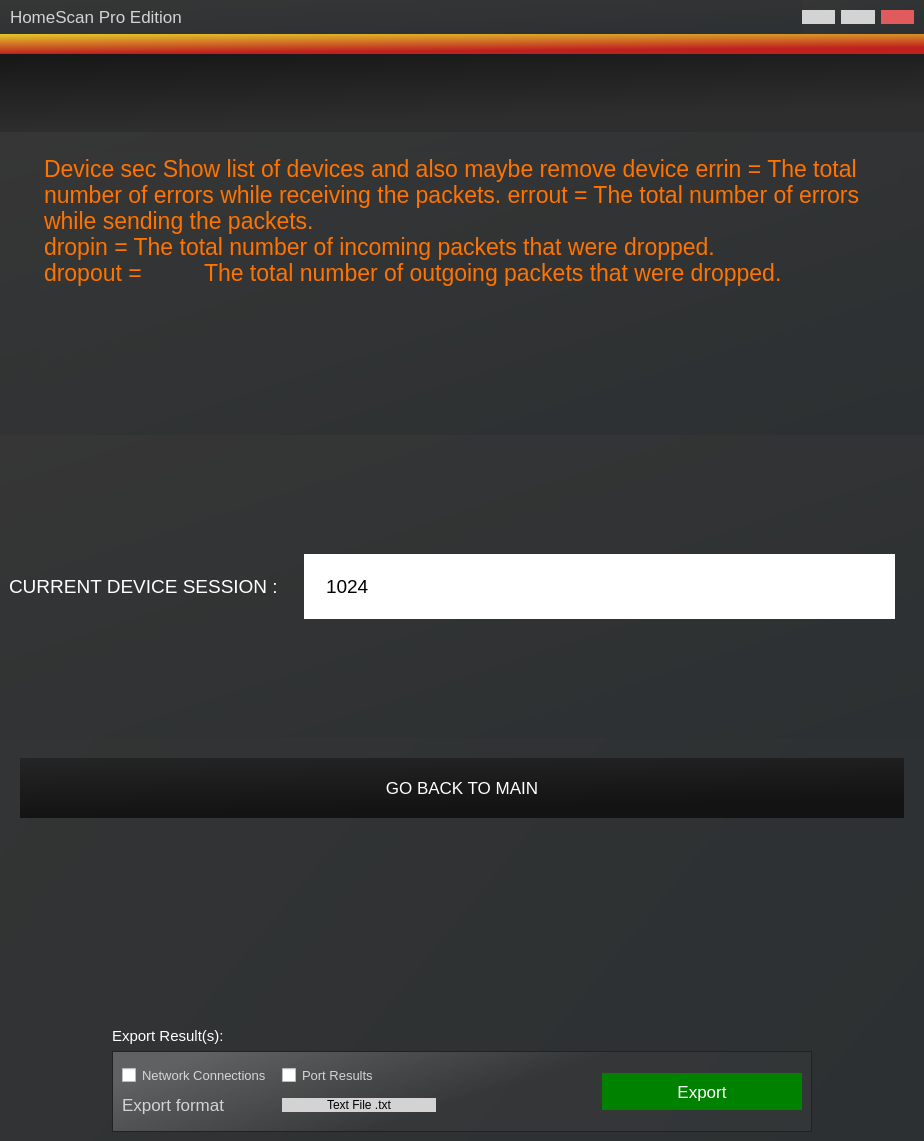
<?xml version="1.0" encoding="UTF-8"?>
<ui version="4.0">
 <class>MainWindow</class>
 <widget class="QMainWindow" name="MainWindow">
  <property name="geometry">
   <rect>
    <x>0</x>
    <y>0</y>
    <width>924</width>
    <height>1141</height>
   </rect>
  </property>
  <property name="windowTitle">
   <string>MainWindow</string>
  </property>
  <property name="styleSheet">
   <string notr="true">border: unset;</string>
  </property>
  <widget class="QWidget" name="app">
   <layout class="QHBoxLayout" name="horizontalLayout">
    <property name="spacing">
     <number>0</number>
    </property>
    <property name="leftMargin">
     <number>0</number>
    </property>
    <property name="topMargin">
     <number>0</number>
    </property>
    <property name="rightMargin">
     <number>0</number>
    </property>
    <property name="bottomMargin">
     <number>0</number>
    </property>
    <item>
     <widget class="QFrame" name="main">
      <property name="styleSheet">
       <string notr="true">background:qlineargradient(spread:pad, x1:0, y1:0, x2:1, y2:1, stop:0 rgba(54, 54, 54, 255), stop:1 rgba(44, 48, 50, 255))</string>
      </property>
      <property name="frameShape">
       <enum>QFrame::StyledPanel</enum>
      </property>
      <property name="frameShadow">
       <enum>QFrame::Raised</enum>
      </property>
      <layout class="QVBoxLayout" name="verticalLayout">
       <property name="spacing">
        <number>0</number>
       </property>
       <property name="leftMargin">
        <number>0</number>
       </property>
       <property name="topMargin">
        <number>0</number>
       </property>
       <property name="rightMargin">
        <number>0</number>
       </property>
       <property name="bottomMargin">
        <number>0</number>
       </property>
       <item>
        <widget class="QFrame" name="name_and_tabs">
         <property name="enabled">
          <bool>true</bool>
         </property>
         <property name="maximumSize">
          <size>
           <width>16777215</width>
           <height>34</height>
          </size>
         </property>
         <property name="styleSheet">
          <string notr="true"/>
         </property>
         <property name="frameShape">
          <enum>QFrame::StyledPanel</enum>
         </property>
         <property name="frameShadow">
          <enum>QFrame::Raised</enum>
         </property>
         <layout class="QHBoxLayout" name="horizontalLayout_7">
          <property name="leftMargin">
           <number>0</number>
          </property>
          <property name="topMargin">
           <number>0</number>
          </property>
          <property name="rightMargin">
           <number>0</number>
          </property>
          <property name="bottomMargin">
           <number>0</number>
          </property>
          <item>
           <layout class="QHBoxLayout" name="horizontalLayout_3">
            <property name="leftMargin">
             <number>10</number>
            </property>
            <property name="rightMargin">
             <number>10</number>
            </property>
            <property name="bottomMargin">
             <number>0</number>
            </property>
            <item>
             <widget class="QLabel" name="label">
              <property name="styleSheet">
               <string notr="true">border:none;background: none;
color:lightgray;
font-size:17px;</string>
              </property>
              <property name="text">
               <string>HomeScan Pro Edition</string>
              </property>
             </widget>
            </item>
            <item>
             <widget class="QFrame" name="frame_12">
              <property name="minimumSize">
               <size>
                <width>30</width>
                <height>0</height>
               </size>
              </property>
              <property name="maximumSize">
               <size>
                <width>112</width>
                <height>16777215</height>
               </size>
              </property>
              <property name="frameShape">
               <enum>QFrame::StyledPanel</enum>
              </property>
              <property name="frameShadow">
               <enum>QFrame::Raised</enum>
              </property>
              <layout class="QHBoxLayout" name="horizontalLayout_9">
               <property name="leftMargin">
                <number>0</number>
               </property>
               <property name="topMargin">
                <number>0</number>
               </property>
               <property name="rightMargin">
                <number>0</number>
               </property>
               <property name="bottomMargin">
                <number>0</number>
               </property>
               <item>
                <widget class="QPushButton" name="min">
                 <property name="styleSheet">
                  <string notr="true">background-color: lightgray;
border: none;
top:0;border-radius: 0;
width:30px;</string>
                 </property>
                 <property name="text">
                  <string/>
                 </property>
                 <property name="icon">
                  <iconset>
                   <normaloff>assets/minus.svg</normaloff>assets/minus.svg</iconset>
                 </property>
                </widget>
               </item>
               <item>
                <widget class="QPushButton" name="full">
                 <property name="styleSheet">
                  <string notr="true">background-color: lightgray;
border: none;
top:0;border-radius: 0;</string>
                 </property>
                 <property name="text">
                  <string/>
                 </property>
                 <property name="icon">
                  <iconset>
                   <normaloff>assets/square.svg</normaloff>assets/square.svg</iconset>
                 </property>
                </widget>
               </item>
               <item>
                <widget class="QPushButton" name="exit">
                 <property name="styleSheet">
                  <string notr="true">background-color: #e15b5d;
border: none;
top:0;border-radius: 0;
margin-top:0px;</string>
                 </property>
                 <property name="text">
                  <string/>
                 </property>
                 <property name="icon">
                  <iconset>
                   <normaloff>../assets/x.svg</normaloff>../assets/x.svg</iconset>
                 </property>
                </widget>
               </item>
              </layout>
             </widget>
            </item>
           </layout>
          </item>
         </layout>
        </widget>
       </item>
       <item>
        <widget class="QFrame" name="color_bar">
         <property name="maximumSize">
          <size>
           <width>16777215</width>
           <height>20</height>
          </size>
         </property>
         <property name="styleSheet">
          <string notr="true">background-color: qlineargradient(spread:pad, x1:0, y1:0, x2:0.306, y2:0.909091, stop:0.00568182 rgba(227, 198, 43, 255), stop:1 rgba(191, 32, 32, 255))</string>
         </property>
         <property name="frameShape">
          <enum>QFrame::StyledPanel</enum>
         </property>
         <property name="frameShadow">
          <enum>QFrame::Raised</enum>
         </property>
        </widget>
       </item>
       <item>
        <widget class="QFrame" name="logo_menu">
         <property name="maximumSize">
          <size>
           <width>16777215</width>
           <height>78</height>
          </size>
         </property>
         <property name="styleSheet">
          <string notr="true">background: qlineargradient(spread:pad, x1:0, y1:0, x2:0.306, y2:0.909091, stop:0 rgba(23, 23, 23, 255), stop:1 rgba(46, 46, 46, 255));</string>
         </property>
         <property name="frameShape">
          <enum>QFrame::StyledPanel</enum>
         </property>
         <property name="frameShadow">
          <enum>QFrame::Raised</enum>
         </property>
         <layout class="QHBoxLayout" name="horizontalLayout_4">
          <item>
           <widget class="QLabel" name="label_2">
            <property name="maximumSize">
             <size>
              <width>331</width>
              <height>61</height>
             </size>
            </property>
            <property name="styleSheet">
             <string notr="true">background:none;</string>
            </property>
            <property name="text">
             <string/>
            </property>
            <property name="pixmap">
             <pixmap>assets/logo.png</pixmap>
            </property>
            <property name="scaledContents">
             <bool>true</bool>
            </property>
           </widget>
          </item>
         </layout>
        </widget>
       </item>
       <item>
        <widget class="QFrame" name="frame_2">
         <property name="frameShape">
          <enum>QFrame::StyledPanel</enum>
         </property>
         <property name="frameShadow">
          <enum>QFrame::Raised</enum>
         </property>
         <widget class="QPlainTextEdit" name="plainTextEdit">
          <property name="geometry">
           <rect>
            <x>40</x>
            <y>20</y>
            <width>861</width>
            <height>281</height>
           </rect>
          </property>
          <property name="styleSheet">
           <string notr="true">color:rgb(255, 115, 0);
font-size: 23px;</string>
          </property>
          <property name="plainText">
           <string>Device sec Show list of devices and also maybe remove device errin = The total number of errors while receiving the packets. errout = The total number of errors while sending the packets.
dropin = The total number of incoming packets that were dropped.
dropout = 	The total number of outgoing packets that were dropped.</string>
          </property>
         </widget>
        </widget>
       </item>
       <item>
        <widget class="QFrame" name="frame">
         <property name="frameShape">
          <enum>QFrame::StyledPanel</enum>
         </property>
         <property name="frameShadow">
          <enum>QFrame::Raised</enum>
         </property>
         <layout class="QHBoxLayout" name="horizontalLayout_5">
          <item>
           <widget class="QLabel" name="label_4">
            <property name="styleSheet">
             <string notr="true">color: white;
border: 20px;
top:0;
border: none;
background: none;
font-size: 19px;</string>
            </property>
            <property name="text">
             <string>CURRENT DEVICE SESSION :</string>
            </property>
           </widget>
          </item>
          <item>
           <widget class="QLineEdit" name="lineEdit">
            <property name="styleSheet">
             <string notr="true">color: black;
border: 20px;
top:0;
border: none;
background: none;
font-size: 19px;
padding:20px;
margin: 20px;</string>
            </property>
            <property name="text">
             <string>1024</string>
            </property>
           </widget>
          </item>
         </layout>
        </widget>
       </item>
       <item>
        <widget class="QPushButton" name="pushButton_14">
         <property name="styleSheet">
          <string notr="true">color: white;
border: 20px;
top:0;
border: none;
background: none;
font-size: 19px;
background-color:qlineargradient(spread:pad, x1:0, y1:0, x2:0.306, y2:0.909091, stop:0 rgba(37, 37, 37, 255), stop:1 rgba(19, 19, 19, 255));
color:rgb(255, 255, 255);
font-size:17px;
border:none;
margin:20px;
padding:20px;</string>
         </property>
         <property name="text">
          <string>GO BACK TO MAIN</string>
         </property>
        </widget>
       </item>
       <item alignment="Qt::AlignBottom">
        <widget class="QFrame" name="footer">
         <property name="styleSheet">
          <string notr="true">background:none;
border:none;</string>
         </property>
         <property name="frameShape">
          <enum>QFrame::StyledPanel</enum>
         </property>
         <property name="frameShadow">
          <enum>QFrame::Raised</enum>
         </property>
         <layout class="QVBoxLayout" name="verticalLayout_6">
          <item alignment="Qt::AlignHCenter|Qt::AlignBottom">
           <widget class="QFrame" name="frame_9">
            <property name="minimumSize">
             <size>
              <width>700</width>
              <height>0</height>
             </size>
            </property>
            <property name="maximumSize">
             <size>
              <width>728</width>
              <height>16777215</height>
             </size>
            </property>
            <property name="styleSheet">
             <string notr="true">background: none;
border:none;</string>
            </property>
            <property name="frameShape">
             <enum>QFrame::StyledPanel</enum>
            </property>
            <property name="frameShadow">
             <enum>QFrame::Raised</enum>
            </property>
            <layout class="QVBoxLayout" name="verticalLayout_7">
             <property name="leftMargin">
              <number>0</number>
             </property>
             <property name="topMargin">
              <number>0</number>
             </property>
             <property name="rightMargin">
              <number>0</number>
             </property>
             <property name="bottomMargin">
              <number>0</number>
             </property>
             <item>
              <widget class="QLabel" name="label_5">
               <property name="styleSheet">
                <string notr="true">color:white;
font-size:15px;
background:none;
border:none;</string>
               </property>
               <property name="text">
                <string>Export Result(s):</string>
               </property>
              </widget>
             </item>
             <item>
              <widget class="QFrame" name="frame_3">
               <property name="minimumSize">
                <size>
                 <width>400</width>
                 <height>81</height>
                </size>
               </property>
               <property name="maximumSize">
                <size>
                 <width>16777215</width>
                 <height>111</height>
                </size>
               </property>
               <property name="styleSheet">
                <string notr="true">background-color:qlineargradient(spread:pad, x1:0.0454545, y1:0.313, x2:0.550318, y2:0.489, stop:0 rgba(144, 144, 144, 125), stop:1 rgba(73, 73, 73, 55));
border-color: white;
border: 2px;
border: 1px solid rgb(34, 34, 34);</string>
               </property>
               <property name="frameShape">
                <enum>QFrame::StyledPanel</enum>
               </property>
               <property name="frameShadow">
                <enum>QFrame::Raised</enum>
               </property>
               <layout class="QHBoxLayout" name="horizontalLayout_12">
                <item>
                 <layout class="QHBoxLayout" name="horizontalLayout_11">
                  <item>
                   <layout class="QVBoxLayout" name="verticalLayout_8">
                    <property name="rightMargin">
                     <number>120</number>
                    </property>
                    <item>
                     <layout class="QHBoxLayout" name="horizontalLayout_2">
                      <item>
                       <widget class="QCheckBox" name="checkBox_2">
                        <property name="styleSheet">
                         <string notr="true">border:none;background: none;
color:rgb(213, 213, 213);
font-size:13px;</string>
                        </property>
                        <property name="text">
                         <string>Network Connections</string>
                        </property>
                       </widget>
                      </item>
                      <item>
                       <widget class="QCheckBox" name="checkBox">
                        <property name="styleSheet">
                         <string notr="true">border:none;background: none;
color:lightgray;

font-size:13px;</string>
                        </property>
                        <property name="text">
                         <string>Port Results</string>
                        </property>
                       </widget>
                      </item>
                     </layout>
                    </item>
                    <item>
                     <layout class="QHBoxLayout" name="horizontalLayout_6">
                      <item>
                       <widget class="QLabel" name="label_3">
                        <property name="styleSheet">
                         <string notr="true">border:none;background: none;
color:lightgray;
font-size:17px;</string>
                        </property>
                        <property name="text">
                         <string>Export format</string>
                        </property>
                       </widget>
                      </item>
                      <item>
                       <widget class="QPushButton" name="pushButton_6">
                        <property name="styleSheet">
                         <string notr="true">background-color: lightgray;
border: 20px;
top:0;
</string>
                        </property>
                        <property name="text">
                         <string>Text File .txt</string>
                        </property>
                       </widget>
                      </item>
                     </layout>
                    </item>
                   </layout>
                  </item>
                  <item>
                   <spacer name="horizontalSpacer">
                    <property name="orientation">
                     <enum>Qt::Horizontal</enum>
                    </property>
                    <property name="sizeType">
                     <enum>QSizePolicy::Maximum</enum>
                    </property>
                    <property name="sizeHint" stdset="0">
                     <size>
                      <width>40</width>
                      <height>20</height>
                     </size>
                    </property>
                   </spacer>
                  </item>
                  <item>
                   <widget class="QPushButton" name="pushButton_4">
                    <property name="minimumSize">
                     <size>
                      <width>0</width>
                      <height>37</height>
                     </size>
                    </property>
                    <property name="maximumSize">
                     <size>
                      <width>200</width>
                      <height>16777215</height>
                     </size>
                    </property>
                    <property name="styleSheet">
                     <string notr="true">background-color:rgb(0, 130, 0);
color:rgb(255, 255, 255);
font-size:17px;
border:none;</string>
                    </property>
                    <property name="text">
                     <string>Export</string>
                    </property>
                    <property name="icon">
                     <iconset>
                      <normaloff>assets/export.png</normaloff>assets/export.png</iconset>
                    </property>
                    <property name="iconSize">
                     <size>
                      <width>37</width>
                      <height>37</height>
                     </size>
                    </property>
                   </widget>
                  </item>
                 </layout>
                </item>
               </layout>
              </widget>
             </item>
            </layout>
           </widget>
          </item>
         </layout>
        </widget>
       </item>
      </layout>
     </widget>
    </item>
   </layout>
  </widget>
 </widget>
 <resources/>
 <connections/>
</ui>
